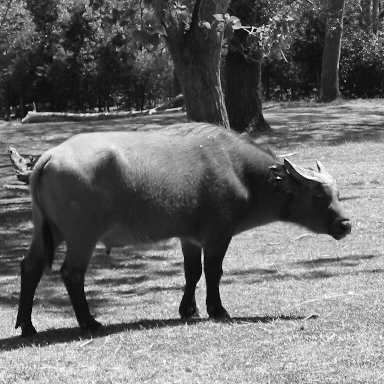
%> input picture final  project/buffalo.png, 384 x 384 px
$ octave test4.m   (GNU Octave 9; MATLAB toolbox functions it lacks are replaced by stand-ins)
%> lines starting %> are read from the running program, lines starting %| are printed output that depends on the picture; in (x1, y1, x2, y2) boxes, pixels count from 0 and x2, y2 are one past the last pixel; in counts of white or black regions, pixels touching at a corner belong together; the program's own positions count from 1
clear
close all

b=imread('buffalo.png');
%> b is the input picture: size 384x384 uint8; min 0, max 255, mean 108.3
%b=rgb2gray(b)
bf=fftshift(fft2(b));
[r,c]=size(b);
%> r = 384; c = 384
[x,y]=meshgrid(-c/2:c/2-1,-r/2:r/2-1);
bworth=1./(1+(sqrt(2)-1)*((x.^2+y.^2)/15^2).^2);
figure,imshow(mat2gray(bworth));
bw=bf.*bworth;
bwa=abs(ifft2(bw));
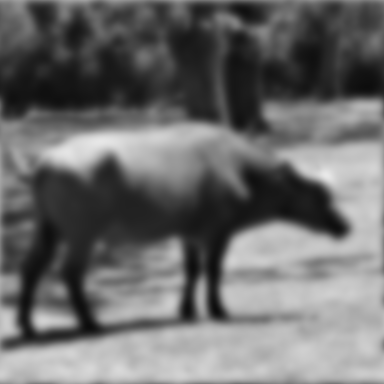
%> bwa: size 384x384 double; min 12.1, max 232.9, mean 108.3
blur=im2uint8(bwa);
%> blur: size 384x384 uint8; every value is 255
figure,imshow(blur);

blf=fftshift(fft2(blur));
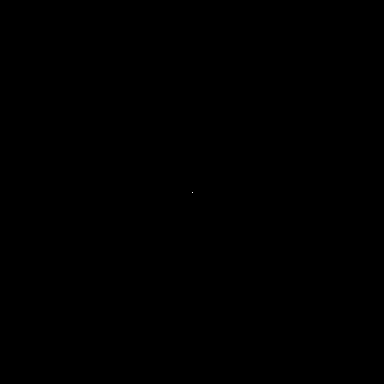
%> blf: size 384x384 double; values 0 (black) and 37601280 (white), 0% white in thin lines or dots, all inside (x1, y1, x2, y2) = (192, 192, 193, 193)
D=40;
bworth2=1./(1+(sqrt(2)-1)*(x.^2+y.^2)/D^2.^10);
figure,imshow(mat2gray(bworth2));
blfb=blf./bworth.*bworth2;
ba=abs(ifft2(blfb/256));
%> ba: size 384x384 double; every value is 0.996
figure,imshow(ba);
